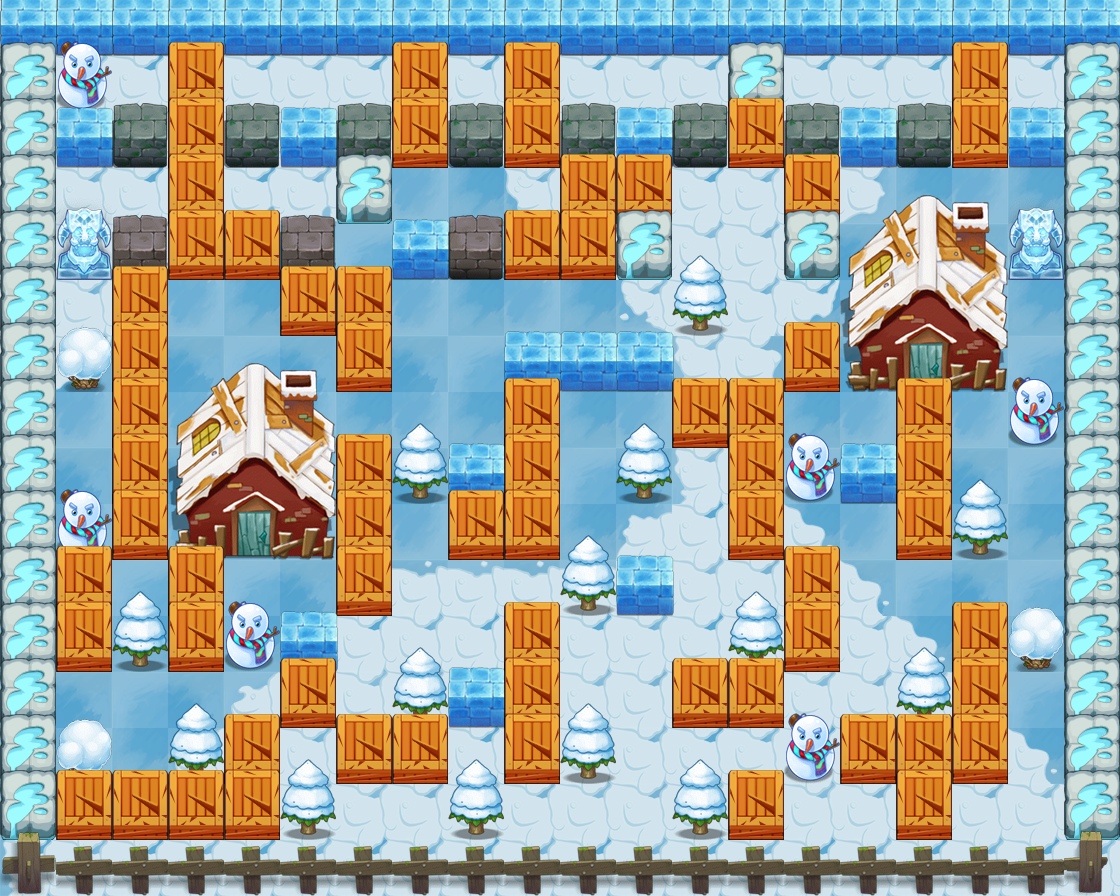

This is a level from a 2D game, rendered from its Tiled map with the project's own tilesets. A one-line summary and the map file follow, with tile-layer data summarised:
An orthogonal 20x16 tile map with 56x56 px tiles, 4 tile layers (collidableLayer, backgroundLayer, floor, stoneLayer), 23 tilesets and 15 objects (soldier_pos).

<map version="1.0" orientation="orthogonal" width="20" height="16" tilewidth="56" tileheight="56">
 <tileset firstgid="1" name="lv3_bcmap_base" tilewidth="56" tileheight="56">
  <image source="图块资源/lv3/lv3_bcmap_base.png" width="112" height="112" />
 </tileset>
 <tileset firstgid="5" name="lv3_beike" tilewidth="56" tileheight="60">
  <image source="图块资源/lv3/lv3_beike.png" width="56" height="60" />
 </tileset>
 <tileset firstgid="6" name="lv3_bei" tilewidth="56" tileheight="69">
  <image source="图块资源/lv3/lv3_bei.png" width="56" height="69" />
 </tileset>
 <tileset firstgid="7" name="lv3_dafangzi2" tilewidth="56" tileheight="177">
  <image source="图块资源/lv3/lv3_dafangzi2.png" width="224" height="177" />
 </tileset>
 <tileset firstgid="11" name="lv3_house" tilewidth="56" tileheight="67">
  <image source="图块资源/lv3/lv3_house.png" width="56" height="67" />
 </tileset>
 <tileset firstgid="12" name="lv3_dafangzi" tilewidth="56" tileheight="197">
  <image source="图块资源/lv3/lv3_dafangzi.png" width="168" height="197" />
 </tileset>
 <tileset firstgid="15" name="lv3_ice2" tilewidth="56" tileheight="68">
  <image source="图块资源/lv3/lv3_ice2.png" width="56" height="68" />
 </tileset>
 <tileset firstgid="16" name="lv3_xueqiu" tilewidth="56" tileheight="65">
  <image source="图块资源/lv3/lv3_xueqiu.png" width="56" height="65" />
 </tileset>
 <tileset firstgid="17" name="lv3_diaoxiang" tilewidth="56" tileheight="82">
  <image source="图块资源/lv3/lv3_diaoxiang.png" width="56" height="82" />
 </tileset>
 <tileset firstgid="18" name="lv3_stone1" tilewidth="56" tileheight="65">
  <image source="图块资源/lv3/lv3_stone1.png" width="56" height="65" />
 </tileset>
 <tileset firstgid="19" name="lv3_stone2" tilewidth="56" tileheight="65">
  <image source="图块资源/lv3/lv3_stone2.png" width="56" height="65" />
 </tileset>
 <tileset firstgid="20" name="lv3_tree" tilewidth="56" tileheight="81">
  <image source="图块资源/lv3/lv3_tree.png" width="56" height="81" />
 </tileset>
 <tileset firstgid="21" name="lv3_xuedi1" tilewidth="56" tileheight="56">
  <image source="图块资源/lv3/lv3_xuedi1.png" width="560" height="280" />
 </tileset>
 <tileset firstgid="71" name="lv3_xuedi2" tilewidth="56" tileheight="56">
  <image source="图块资源/lv3/lv3_xuedi2.png" width="280" height="280" />
 </tileset>
 <tileset firstgid="96" name="lv3_xueniaoxiang" tilewidth="56" tileheight="205">
  <image source="图块资源/lv3/lv3_xueniaoxiang.png" width="168" height="205" />
 </tileset>
 <tileset firstgid="99" name="lv3_xueren" tilewidth="56" tileheight="71">
  <image source="图块资源/lv3/lv3_xueren.png" width="56" height="71" />
 </tileset>
 <tileset firstgid="100" name="lv3_zhuankuai1" tilewidth="58" tileheight="61">
  <image source="图块资源/lv3/lv3_zhuankuai1.png" width="58" height="61" />
 </tileset>
 <tileset firstgid="101" name="riever" tilewidth="56" tileheight="56">
  <image source="图块资源/lv3/riever.png" width="56" height="728" />
 </tileset>
 <tileset firstgid="114" name="tile_box" tilewidth="56" tileheight="70">
  <image source="图块资源/lv3/tile_box.png" width="112" height="70" />
  <tile id="1">
   <properties>
    <property name="type" value="box" />
   </properties>
  </tile>
 </tileset>
 <tileset firstgid="116" name="wl1" tilewidth="56" tileheight="64">
  <image source="图块资源/lv3/wl1.png" width="56" height="64" />
 </tileset>
 <tileset firstgid="117" name="wl2" tilewidth="56" tileheight="53">
  <image source="图块资源/lv3/wl2.png" width="56" height="53" />
 </tileset>
 <tileset firstgid="118" name="wl3" tilewidth="44" tileheight="65">
  <image source="图块资源/lv3/wl3.png" width="44" height="65" />
 </tileset>
 <tileset firstgid="119" name="meta_tiles" tilewidth="56" tileheight="56">
  <image source="图块资源/lv3/meta_tiles.png" width="112" height="56" />
  <tile id="0">
   <properties>
    <property name="move" value="false" />
   </properties>
  </tile>
  <tile id="1">
   <properties>
    <property name="move" value="true" />
   </properties>
  </tile>
 </tileset>
 <layer name="collidableLayer" width="20" height="16">
  <data>[320 cells, 320 non-empty, 2 distinct tile ids]</data>
 </layer>
 <layer name="backgroundLayer" width="20" height="16">
  <data>[320 cells, 320 non-empty, 4 distinct tile ids]</data>
 </layer>
 <layer name="floor" width="20" height="16">
  <data>[320 cells, 197 non-empty, 24 distinct tile ids]</data>
 </layer>
 <layer name="stoneLayer" width="20" height="16">
  <data>[320 cells, 194 non-empty, 15 distinct tile ids]</data>
 </layer>
 <objectgroup name="soldierObjects" width="20" height="16">
  <object name="soldier_pos" x="560" y="448" width="56" height="56" />
 </objectgroup>
 <objectgroup name="enemyObject" width="20" height="16">
  <object x="728" y="280" width="56" height="56">
   <properties>
    <property name="enemyType" value="8" />
   </properties>
  </object>
  <object x="392" y="616" width="56" height="56">
   <properties>
    <property name="enemyType" value="12" />
   </properties>
  </object>
  <object x="392" y="280" width="56" height="56">
   <properties>
    <property name="enemyType" value="11" />
   </properties>
  </object>
  <object x="1008" y="504" width="56" height="56">
   <properties>
    <property name="enemyType" value="11" />
   </properties>
  </object>
  <object x="840" y="784" width="56" height="56">
   <properties>
    <property name="enemyType" value="9" />
   </properties>
  </object>
  <object x="112" y="672" width="56" height="56">
   <properties>
    <property name="enemyType" value="12" />
   </properties>
  </object>
  <object x="840" y="616" width="56" height="56">
   <properties>
    <property name="enemyType" value="12" />
   </properties>
  </object>
  <object x="448" y="168" width="56" height="56">
   <properties>
    <property name="enemyType" value="11" />
   </properties>
  </object>
  <object x="560" y="784" width="56" height="56">
   <properties>
    <property name="enemyType" value="9" />
   </properties>
  </object>
 </objectgroup>
 <objectgroup name="groundObject" width="20" height="16">
  <object x="616" y="728" width="56" height="56">
   <properties>
    <property name="type" value="pangxie" />
   </properties>
  </object>
  <object x="448" y="280" width="56" height="56">
   <properties>
    <property name="type" value="pangxie" />
   </properties>
  </object>
  <object x="840" y="560" width="56" height="56">
   <properties>
    <property name="type" value="pangxie" />
   </properties>
  </object>
  <object x="336" y="616" width="56" height="56">
   <properties>
    <property name="type" value="pangxie" />
   </properties>
  </object>
  <object x="672" y="560" width="56" height="56">
   <properties>
    <property name="type" value="pangxie" />
   </properties>
  </object>
 </objectgroup>
</map>